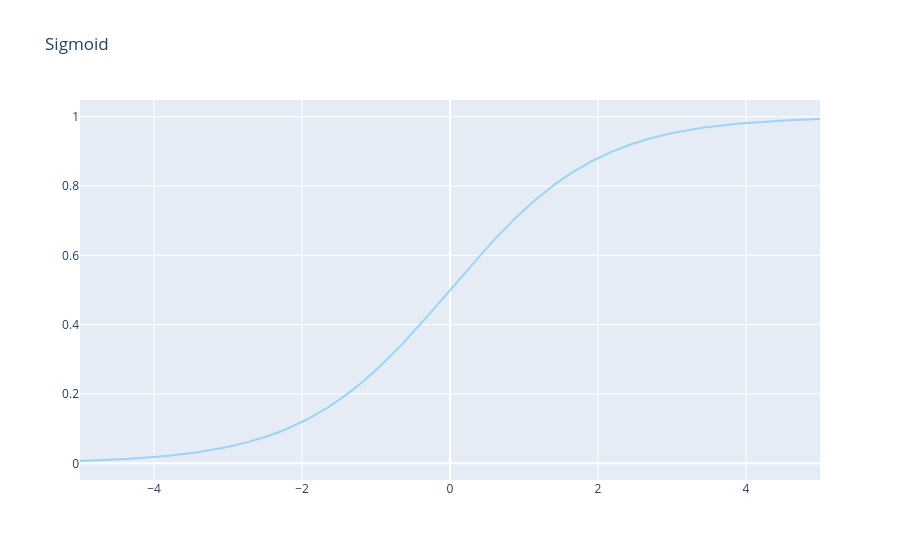

This figure's notebook cell:
### Markdown cell above
### Sigmoïd
* Advantages
  * Smooth gradient, preventing “jumps” in output values.
Output values bound between 0 and 1, normalizing the output of each neuron.
Clear predictions—For X above 2 or below -2, tends to bring the Y value (the prediction) to the edge of the curve, very close to 1 or 0. This enables clear predictions.
* Disadvantages
  * Vanishing gradient—for very high or very low values of input, there is almost no change to the prediction, causing a vanishing gradient problem. This can result in the network refusing to learn further, or being too slow to reach an accurate prediction.
  * Outputs not zero centered.
  * Computationally expensive

In practice we'll only use sigmoid as the final activation for binary classification, the vanishing gradient and non-zero mean cause too many convergence and inefficiency problems to user this activation on hidden layers.

### Code cell
# Sigmoid Activation Function Visualization
y = torch.sigmoid(x)
fig = go.Figure()
fig.add_trace(go.Scatter(x=x.numpy(), y=y.numpy(), mode="lines", marker=dict(color=color_chart[2])))
fig.update_layout(title="Sigmoid")
fig.show()

### Figure 1 — Plotly figure (JSON) as saved in the notebook; plotly's stock layout.template omitted (floating-point values rounded to 4 significant figures; data arrays with more than 128 entries replaced by an {"elided": "..."} marker saying what was removed)
{"data": [{"marker": {"color": "#9DD4F3"}, "mode": "lines", "type": "scatter", "x": {"elided": "1000 float values"}, "y": {"elided": "1000 float values"}}], "layout": {"title": {"text": "Sigmoid"}}}
